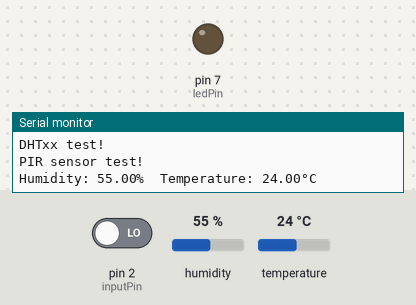
This sketch was run on a simulated Arduino Uno, built with avr-gcc and run on an emulated ATmega328P. Parts: output pins drawn as LEDs (lit = HIGH), the last lines printed to the serial monitor. The inputs (shaded band) are chosen by the test bench; at power-on: pin 2 (inputPin) LOW, humidity 55 %, temperature 24 °C.

Above: at 1.2 s.
1.3 s: pin 2 (inputPin) driven HIGH
At 1.9 s:
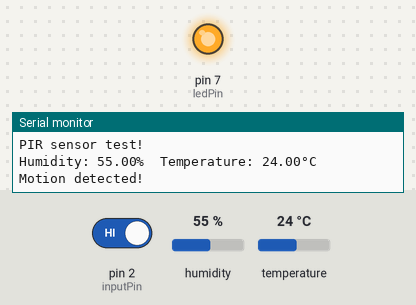
2.8 s: pin 2 (inputPin) driven LOW
At 4.2 s:
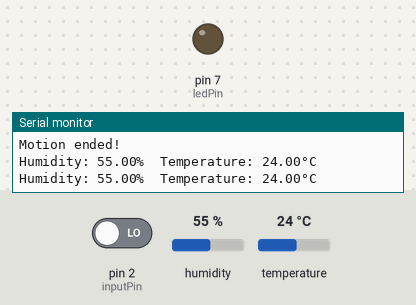
Timing chart, 0 to 5.8 s (numbered marks = the images above; inputs shaded):
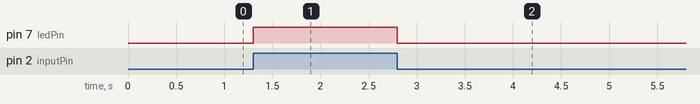

Measured:
- after the input at 1.3 s, pin 7 (ledPin): LOW → HIGH at once
- after the input at 2.8 s, pin 7 (ledPin): HIGH → LOW at once

The sketch:

DHTandDH.ino
```cpp
#include "DHT.h"

int ledPin = 7;        // choose the pin for the LED
int inputPin = 2;       // choose the input pin (for PIR sensor)

int pirState = LOW;     // we start, assuming no motion detected
int val = 0;            // variable for reading the pin status

int DHTPIN = 3;         // Digital pin connected to the DHT sensor

#define DHTTYPE DHT11   // Sensor type DHT 11

DHT dht(DHTPIN, DHTTYPE);

void setup() {
  pinMode(ledPin, OUTPUT);      // declare LED as output
  pinMode(inputPin, INPUT);     // declare sensor as input

  Serial.begin(9600);
  Serial.println(F("DHTxx test!"));
  Serial.println(F("PIR sensor test!"));

  dht.begin();
}

void loop() {

  // Need delay becouse DH11 has long loop for measurement
  for(int i=0; i<500; i++){
    PIRSensorHandler();
    delay(2);
  }

  measurementHumidityAndTemp();
}

/**
 * Measurement Air parametrs
 */
void measurementHumidityAndTemp(){

  float h = dht.readHumidity();
  float t = dht.readTemperature();

  if (isnan(h) || isnan(t)) {
    Serial.println(F("Failed to read from DHT sensor!"));
    return;
  }

  Serial.print(F("Humidity: "));
  Serial.print(h);
  Serial.print(F("%  Temperature: "));
  Serial.print(t);
  Serial.print(F("°C "));
  Serial.println("");

}

void PIRSensorHandler(){
  val = digitalRead(inputPin);  // read input value
  if (val == HIGH) {            // check if the input is HIGH
    digitalWrite(ledPin, HIGH);  // turn LED ON
    logPIRBehaviorDetectMotion();
  } else {
    digitalWrite(ledPin, LOW); // turn LED OFF
    logPIRBehaviorDontDetectMotion();
  }
}

void logPIRBehaviorDetectMotion(){
  if (pirState == LOW) {
    Serial.println("Motion detected!");
    pirState = HIGH; //Set detect motion status
  }
}
void logPIRBehaviorDontDetectMotion(){
  if(pirState == HIGH){
    Serial.println("Motion ended!");
    pirState = LOW; //Set no motion status
  }
}
```
